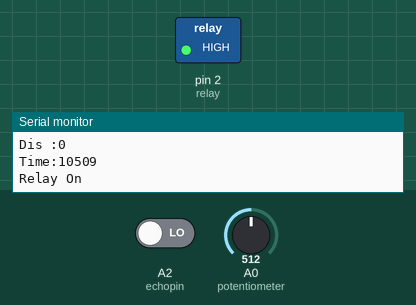
The sketch below on a simulated Arduino Uno, built with avr-gcc and run on an emulated ATmega328P. On the bench: switched loads named in the sketch (green lamp = pin HIGH), the last lines printed to the serial monitor. Inputs (shaded band) come from the test bench; at power-on: A0 (potentiometer) = 512, A2 (echopin) LOW. Pins used as bus, display or sensor lines are not drawn.

Above: at 2.2 s.
2.3 s: A0 (potentiometer) set to 191
6.7 s: A0 (potentiometer) set to 171
At 7.9 s:
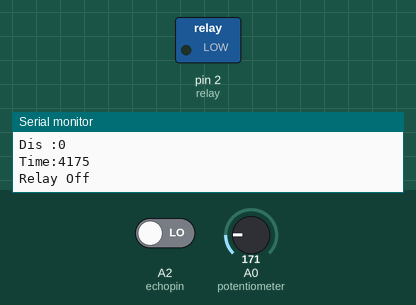
Timing chart, 0 to 9.7 s (numbered marks = the images above; inputs shaded):
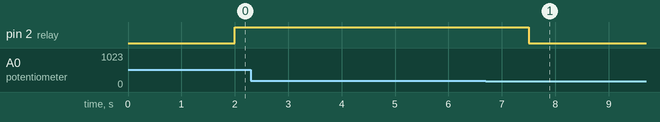

The sketch:

Automatic_Sanitizer_spraying.ino
```cpp
#define potentiometer  A0

#define echopin A2 // echo pin
#define trigpin A3 // Trigger pin

int read_ADC =0;
long set_time =0;
long rememTime;

long dis_cm;
long ultra_time;
int set_cm = 80;

int relay = 2; // Out for light

int flag=0;

void setup(){
Serial.begin(9600);// initialize serial communication at 9600 bits per second:

pinMode(potentiometer, INPUT);

pinMode (trigpin, OUTPUT);
pinMode (echopin, INPUT);

pinMode(relay, OUTPUT);

delay(1000); // Waiting for a while
}

void loop(){
//*************************
ultra_read();
//*************************

read_ADC = analogRead(potentiometer);
set_time = map(read_ADC, 0, 1023, 1000, 20000);

Serial.print("Dis :");Serial.println(dis_cm);
Serial.print("Time:");Serial.println(set_time);


if(dis_cm<set_cm && flag==0){flag=1;
digitalWrite(relay,HIGH);
Serial.println("Relay On");
rememTime = millis();
}

if(dis_cm>set_cm){flag=0;}

if((millis()- rememTime) > set_time){
digitalWrite(relay,LOW);
Serial.println("Relay Off");
}
delay(100);
}

//**********************ultra_read****************************
void ultra_read(){
digitalWrite(trigpin, LOW);
delayMicroseconds(2);
digitalWrite(trigpin, HIGH);
delayMicroseconds(10);
ultra_time = pulseIn (echopin, HIGH);
dis_cm =  ultra_time / 29 / 2;
}
```

Measured:
- the behaviour switches between 184 and 183 on A0 (potentiometer) (found by bisection; images 0 and 1)
